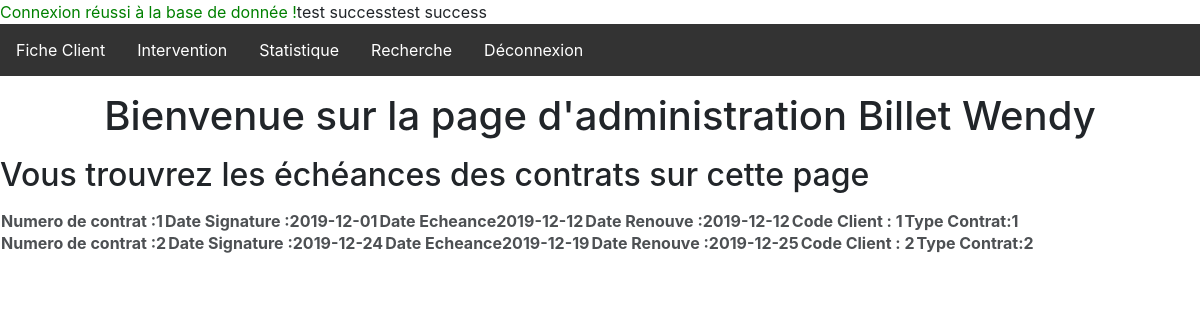
Page /Panel/index.php (signed in) on the committed database.
### tables this page shows
CREATE TABLE `Contrat_Maintenance` (
  `NumerodeContrat` int(11) NOT NULL,
  `dateSignature` date NOT NULL,
  `dateEcheance` date NOT NULL,
  `Date_Renouvellement` date NOT NULL,
  `Code_Client` int(11) NOT NULL,
  `RefTypeContrat` int(11) NOT NULL
);

CREATE TABLE `employe` (
  `Num_Matricule` int(11) NOT NULL,
  `Nom` varchar(50) NOT NULL,
  `Prenom` varchar(50) NOT NULL,
  `adresse` varchar(50) NOT NULL,
  `dateembauche` varchar(200) NOT NULL,
  `password` varchar(50) NOT NULL
);

### Panel/index.php (the view, shortened to what this page needs)
<?php
require_once "config.php";
if(empty($_SESSION))
{
   echo '<meta http-equiv="refresh" content="0;URL=./kicked.php">';
}
    else if (isset($_SESSION['Matricule'])) {
        $temp = $_SESSION['Matricule'];
$sql = $conn->query("SELECT Prenom FROM employe WHERE Num_Matricule='$temp'");
$data = $sql->fetchColumn();
$sql1 = $conn->query("SELECT Nom FROM employe WHERE Num_Matricule='$temp'");
$dato = $sql1->fetchColumn();
try {
$sqlu = $conn->query("SELECT * FROM `Contrat_Maintenance`");
while ($donnees = $sqlu->fetch())
{
    echo "test success";
}
}
catch(Exception $e)
{
    die('Erreur : '.$e->getMessage());
}
}
?>
    <link href="//maxcdn.bootstrapcdn.com/bootstrap/4.0.0/css/bootstrap.min.css" rel="stylesheet" id="bootstrap-css">
<link href="https://www.naimo.me/CASHCASH/CSS/style.css" rel="stylesheet">
<body>
<div id="navbar">
  <ul>
	<li><a href="./client.php">Fiche Client</a></a></li>
	<li><a href="./intervention.php">Intervention</a></a></li>
	<li><a href="./statistique.php">Statistique</a></li>
	<li><a href="./recherche.php">Recherche</a></li>
	<li><a href="https://www.naimo.me/CASHCASH/logout.php" value="deco">Déconnexion</a></li>
  </ul>
      <div id="welcome">
      <center><h1>Bienvenue sur la page d'administration <?php echo $dato;?>  <?php echo $data;?></h1></center>
      <p><h2>Vous trouvrez les échéances des contrats sur cette page</h2></p>
      <div id ="box">
          <?php
          try {
$sqlu = $conn->query("SELECT * FROM `Contrat_Maintenance`");
while ($donnees = $sqlu->fetch())
{
    echo "<table>";
    echo "<TH>Numero de contrat :","$donnees[NumerodeContrat] </TH>";
    echo "<TH>Date Signature :","$donnees[dateSignature] </TH>";
    echo "<TH>Date Echeance","$donnees[dateEcheance] </TH>";
    echo "<TH>Date Renouve :","$donnees[Date_Renouvellement] </TH>";
    echo "<TH>Code Client :"," $donnees[Code_Client] </TH>";
    echo "<TH>Type Contrat:","$donnees[RefTypeContrat] </TH>";
    echo "</table>";
}
}
catch(Exception $e)
{
    die('Erreur : '.$e->getMessage());
}?>
      </div>
      </div>
  </body>
</html>

### Panel/index.php (style rules this page uses)
ul { list-style-type: none; margin: 0; padding: 0; overflow: hidden; background-color: #333; }
li { float: left; }
li a { display: block; color: white; text-align: center; padding: 14px 16px; text-decoration: none; }
#box { text-align : center; margin left : auto; margin right : auto; margin top : 60px; background-color : white; opacity : 0.8; color : black; }

### rows in the picture
contrat_maintenance: NumerodeContrat "1", dateSignature "2019-12-01", dateEcheance "2019-12-12", Date_Renouvellement "2019-12-12", Code_Client "1", RefTypeContrat "1"
contrat_maintenance: NumerodeContrat "2", dateSignature "2019-12-24", dateEcheance "2019-12-19", Date_Renouvellement "2019-12-25", Code_Client "2", RefTypeContrat "2"
employe: Nom "Billet", Prenom "Wendy"
